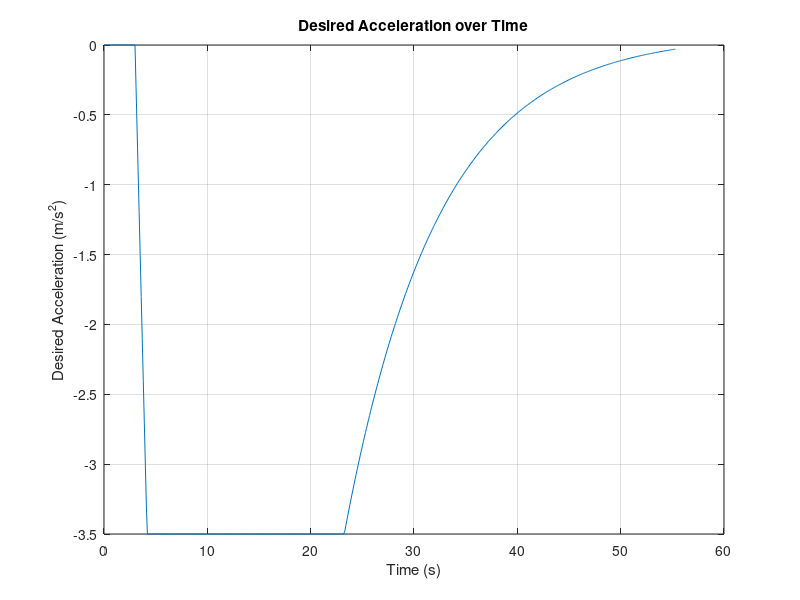
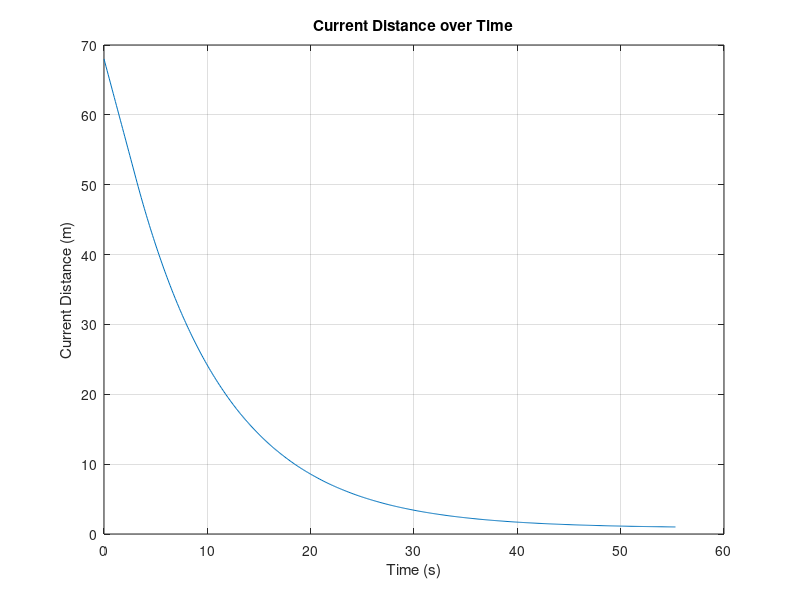
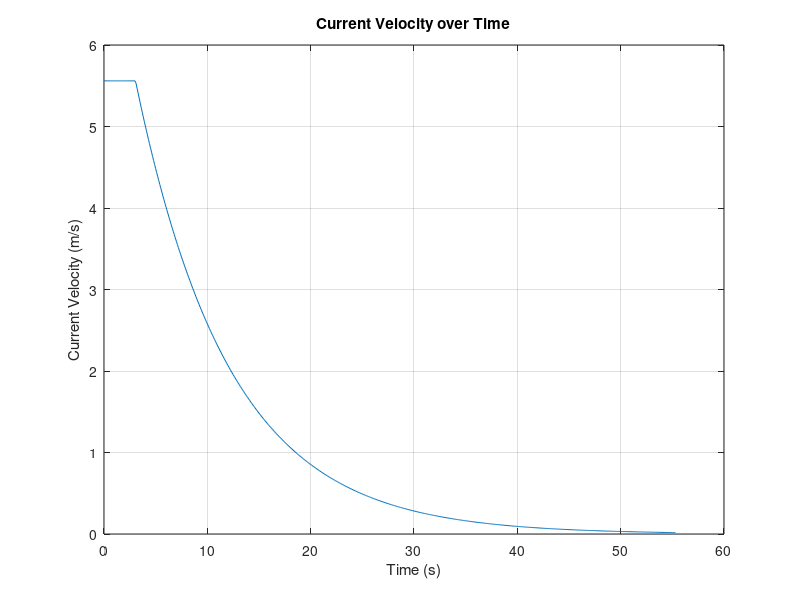

The MATLAB source for these figures, in order:
clc;
clear all;
close all;

% Simulation a scenario where the controller sees the obstacle at a distance of 35m
% sensor and systems reaction combined takes whole 3sec and
% after that vehicle starts decelerating at set max value.
% The simulation is done on data driven model
%% Here in this code, vehicle is assumed to be already at its Top speed


% Initializing the values
Min_stop_distance = 1; % The value vehicle has to maintain from the object when it is at rest
V_max = 5.56; % Maximum velocity of the vehicle
C_dis = 68; % Initial distance in m
C_acc = 0;
C_Vel = 5.56; % initial velocity in m/s (=20kmph)
Kp = 0.5;
Kd = 2 * sqrt(Kp);
D_vel = 0; % Desired Velocity in m/s
T = 0.1;
p_dis = 68;
S_Vel = 5.56; % 20kmph
P_acc = 0;
a_max = 1.4; % Max acceleration in m/s^2
d_max = -3.5; % Max deceleration in m/s^2
jerk_limit = 3;    % Maximum jerk of the vehicle (m/s3)
M = 0.11 ; % Constant capturing system dynamics % It is too small to handle (1/s)
R_Vel = 0; %Initial Velocity

% Time delay settings
time_delay = 3; % 3 seconds delay considering all system dynamics
delay_steps = time_delay / T; % calculate number of steps for delay
step_count = 0; % initializing step counter

%Non-linear eqn constants
A = 1.096;    % Parameter A
B = 0.448;    % Parameter B
C = -1.496*10^-5;    % Parameter C
D = -1.044;    % Parameter D
E = 0.972;    % Parameter E

% Initializing arrays to store results

Time_2 = 0;
f_dis_2 = [68];
f_acc_2 = [0];
f_vel_2 = [5.56];
R_Vel_1 = [0];
error_array = [];
% simulation loop
while true
    E = Min_stop_distance - p_dis; % calculate error % need to look into this eqn
    E_vel = D_vel - C_Vel; % calculate velocity error
    
    % simulation stop condition
    if p_dis < Min_stop_distance || abs(E) < 0.01 || C_Vel < 0
        C_acc = 0;
        C_Vel = 0;
        C_dis = p_dis;
        break;
    end

    % Implement the time delay
    if step_count >= delay_steps
        
        C_acc = E * Kp + E_vel * Kd; %Controlled acceleration input

        if (C_acc-P_acc)/T > jerk_limit
            C_acc = P_acc + jerk_limit * T ;
        elseif (C_acc-P_acc)/T < -jerk_limit
             C_acc = P_acc - jerk_limit * T ;
        end

        if C_acc > a_max
            C_acc = a_max;
        elseif C_acc < d_max
            C_acc = d_max;
        end
        
        R_Vel = C_Vel + (C_acc/M); %System Model

        if R_Vel < 0
            R_Vel = 0;
        elseif R_Vel > 5.56
           R_Vel = 5.56;
        end 

        %t_cmd = (R_Vel * 100)/V_max
        
       
        % update velocity and distance
        %Current_rpm = p_vel + (C_acc * T);
        S_Vel = C_Vel + M*(R_Vel - C_Vel)*T;   %System Model
        %S_Vel = A * C_Vel + B * t_cmd * (1 / (1 + exp(1000 * (-R_Vel + C_Vel)))) + (C * C_Vel^2 + D * C_Vel + E) * T;

        %Vel = System_rpm / 432; %Velocity Conversion

        C_dis = p_dis - ((C_Vel * T) + (0.5 * M * (R_Vel-C_Vel)* T^2) );
     
    else 
        C_dis = p_dis - ((C_Vel * T) + (0.5 * M * (R_Vel-C_Vel)* T^2) );
    end

    % Increase the step counter after every time step
    step_count = step_count + 1;

    % update previous values
    C_Vel = S_Vel;
    p_dis = C_dis;
    P_acc = C_acc;

    % store results
    f_dis_2 = [f_dis_2, C_dis];
    f_acc_2 = [f_acc_2, C_acc];
    f_vel_2 = [f_vel_2, S_Vel];
    Time_2 = [Time_2, Time_2(end) + T];
    error_array= [error_array,E];
    R_Vel_1 = [R_Vel_1 , R_Vel];

end

% plot results
figure;
plot(Time_2(1:end), f_acc_2);
xlabel('Time (s)');
ylabel('Desired Acceleration (m/s^2)');
title('Desired Acceleration over Time');
grid on;

figure;
plot(Time_2(1:end), f_dis_2);
xlabel('Time (s)');
ylabel('Current Distance (m)');
title('Current Distance over Time');
grid on;

figure;
plot(Time_2(1:end), f_vel_2);
xlabel('Time (s)');
ylabel('Current Velocity (m/s)');
title('Current Velocity over Time');
grid on;   
